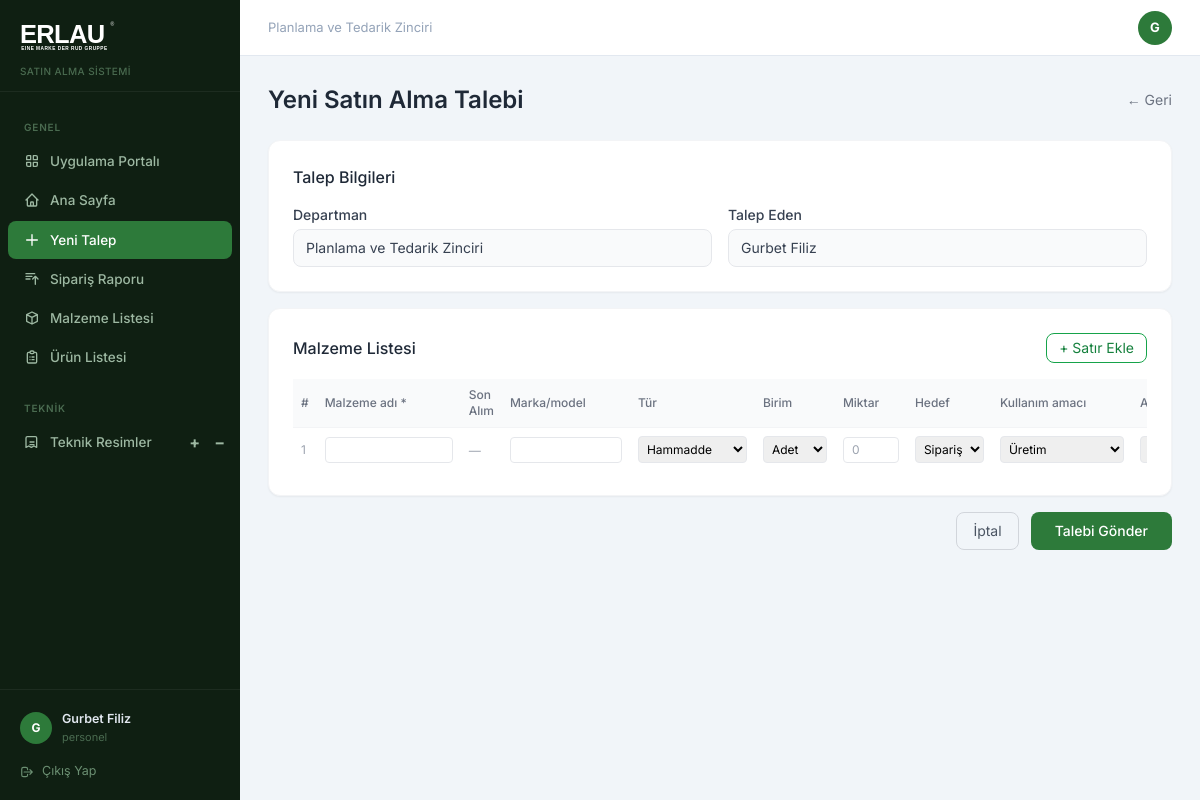
Screenshot of /talep/yeni (signed in) with the database file from the repository.
### app/models.py (models this page shows)
class User(db.Model, UserMixin):
    id = db.Column(db.Integer, primary_key=True)
    name = db.Column(db.String(100), nullable=False)
    email = db.Column(db.String(120), unique=True, nullable=False)
    password = db.Column(db.String(200), nullable=False)
    role = db.Column(db.String(20), default='personel')
    department_id = db.Column(db.Integer, db.ForeignKey('department.id'), index=True)
    created_at = db.Column(db.DateTime, default=datetime.utcnow, index=True)
    is_active = db.Column(db.Boolean, default=True)
    unvan = db.Column(db.String(100))
    telefon = db.Column(db.String(20))
    dogum_tarihi = db.Column(db.Date)
    unvan_pdf_goster = db.Column(db.Boolean, default=False)
    son_giris = db.Column(db.DateTime)
    sifre_degisim_tarihi = db.Column(db.DateTime)
    tablet_pin = db.Column(db.String(6))
    bildirim_email = db.Column(db.Boolean, default=True)
    teknik_resim_yetki = db.Column(db.Boolean, default=False)
    liste_yetki = db.Column(db.Boolean, default=False)
    talepler = db.relationship('TalepFormu', backref='talep_eden', lazy=True)

class Department(db.Model):
    id = db.Column(db.Integer, primary_key=True)
    name = db.Column(db.String(100), nullable=False, unique=True)
    users = db.relationship('User', backref='department', lazy=True)

### app/routes.py (the view, shortened to what this page needs)
@main.route('/talep/yeni', methods=['GET', 'POST'])
@login_required
def yeni_talep():
    return render_template('yeni_talep.html')

### app/models.py (called while the page is built)
@login_manager.user_loader
def load_user(user_id):
    return User.query.get(int(user_id))

### app/templates/yeni_talep.html (shortened to what this page needs)
{% extends 'base.html' %}
{% block content %}
<div class="flex items-center justify-between mb-6">
  <h1 class="text-2xl font-semibold text-gray-800">Yeni Satın Alma Talebi</h1>
  <a href="{{ url_for('main.dashboard') }}" class="text-sm text-gray-500 hover:underline">← Geri</a>
</div>
<form method="POST" id="talep-form">
  <div class="bg-white rounded-xl border border-gray-100 shadow-sm p-6 mb-4">
    <h2 class="font-medium text-gray-800 mb-4">Talep Bilgileri</h2>
    <div class="grid grid-cols-1 md:grid-cols-2 gap-4">
      <div>
        <label class="block text-sm font-medium text-gray-700 mb-1">Departman</label>
        <p class="w-full border border-gray-200 bg-gray-50 rounded-lg px-3 py-2 text-sm text-gray-700">
          {{ current_user.department.name if current_user.department else '-' }}
        </p>
      </div>
      <div>
        <label class="block text-sm font-medium text-gray-700 mb-1">Talep Eden</label>
        <p class="w-full border border-gray-200 bg-gray-50 rounded-lg px-3 py-2 text-sm text-gray-700">
          {{ current_user.name }}
        </p>
      </div>
    </div>
  </div>
  <div class="bg-white rounded-xl border border-gray-100 shadow-sm p-6 mb-4">
    <div class="flex items-center justify-between mb-4">
      <h2 class="font-medium text-gray-800">Malzeme Listesi</h2>
      <button type="button" onclick="satirEkle()"
        class="text-sm border border-green-600 text-green-700 px-3 py-1 rounded-lg hover:bg-green-50">
        + Satır Ekle
      </button>
    </div>
    <div class="overflow-x-auto">
      <table class="w-full text-sm" id="malzeme-table">
        <thead class="bg-gray-50">
          <tr>
            <th class="px-2 py-2 text-left text-xs font-medium text-gray-500">#</th>
            <th class="px-2 py-2 text-left text-xs font-medium text-gray-500">Malzeme adı *</th>
            <th class="px-2 py-2 text-left text-xs font-medium text-gray-500 text-blue-600">Son Alım</th>
            <th class="px-2 py-2 text-left text-xs font-medium text-gray-500">Marka/model</th>
            <th class="px-2 py-2 text-left text-xs font-medium text-gray-500">Tür</th>
            <th class="px-2 py-2 text-left text-xs font-medium text-gray-500">Birim</th>
            <th class="px-2 py-2 text-left text-xs font-medium text-gray-500">Miktar</th>
            <th class="px-2 py-2 text-left text-xs font-medium text-gray-500">Hedef</th>
            <th class="px-2 py-2 text-left text-xs font-medium text-gray-500">Kullanım amacı</th>
            <th class="px-2 py-2 text-left text-xs font-medium text-gray-500">Alan</th>
          </tr>
        </thead>
        <tbody id="malzeme-tbody">
          <tr class="border-t border-gray-100">
            <td class="px-2 py-2 text-gray-400 text-xs">1</td>
            <td class="px-2 py-2"><input type="text" name="malzeme_adi[]" class="malzeme-adi-input w-32 border border-gray-200 rounded px-2 py-1 text-xs"></td>
            <td class="px-2 py-2 son-alim-cell"><span class="text-xs text-gray-400 italic">—</span></td>
            <td class="px-2 py-2"><input type="text" name="marka_model[]" class="w-28 border border-gray-200 rounded px-2 py-1 text-xs"></td>
            <td class="px-2 py-2"><select name="malzeme_turu[]" class="border border-gray-200 rounded px-1 py-1 text-xs"><option>Hammadde</option></select></td>
            <td class="px-2 py-2"><select name="birim[]" class="border border-gray-200 rounded px-1 py-1 text-xs"><option>Adet</option></select></td>
            <td class="px-2 py-2"><input type="number" name="miktar[]" class="w-14 border border-gray-200 rounded px-2 py-1 text-xs" placeholder="0"></td>
            <td class="px-2 py-2"><select name="hedef[]" class="border border-gray-200 rounded px-1 py-1 text-xs"><option value="siparis">Sipariş</option><option value="stok">Stok</option><option value="proje">Proje</option></select></td>
            <td class="px-2 py-2"><select name="kullanim_amaci[]" class="border border-gray-200 rounded px-1 py-1 text-xs"><option>Üretim</option></select></td>
            <td class="px-2 py-2"><select name="kullanilan_alan[]" class="border border-gray-200 rounded px-1 py-1 text-xs"><option value="FA">FA</option></select></td>
          </tr>
        </tbody>
      </table>
    </div>
  </div>
  <div class="flex justify-end gap-3">
    <a href="{{ url_for('main.dashboard') }}" class="px-4 py-2 border border-gray-300 rounded-lg text-sm text-gray-600 hover:bg-gray-50">İptal</a>
    <button type="submit" class="erlau-green text-white px-6 py-2 rounded-lg text-sm font-medium hover:opacity-90">Talebi Gönder</button>
  </div>
</form>
{% endblock %}

### app/templates/base.html (shortened to what this page needs)
<!DOCTYPE html>
<html lang="tr">
<head>
<script src="https://cdn.tailwindcss.com"></script>
</head>
<body>
{% if current_user.is_authenticated %}
<div style="display:flex">
  <aside class="sidebar" style="position:sticky;top:0;height:100vh;overflow-y:auto;display:flex;flex-direction:column">
    <div style="padding:20px 20px 12px;border-bottom:1px solid rgba(255,255,255,.06)">
      <a href="{{ url_for('auth.portal') }}" style="display:inline-block">
        <img src="{{ url_for('static', filename='logo.svg') }}" alt="Erlau" style="height:32px;filter:brightness(0) invert(1)">
      </a>
      <p style="font-size:10px;color:#4a6b50;margin-top:6px;font-weight:500;letter-spacing:.04em">SATIN ALMA SİSTEMİ</p>
    </div>
    <nav style="padding:12px 0;flex:1">
      <div class="sidebar-section">Genel</div>
      <a href="{{ url_for('auth.portal') }}" class="sidebar-link {% if request.endpoint == 'auth.portal' %}active{% endif %}">
        <svg fill="none" stroke="currentColor" viewBox="0 0 24 24"><path stroke-linecap="round" stroke-linejoin="round" stroke-width="2" d="M4 6a2 2 0 012-2h4v6H4V6zm10-2h4a2 2 0 012 2v4h-6V4zM4 14h6v6H6a2 2 0 01-2-2v-4zm10 0h6v4a2 2 0 01-2 2h-4v-6z"/></svg>
        Uygulama Portalı
      </a>
      <a href="{{ url_for('main.dashboard') }}" class="sidebar-link {% if request.endpoint == 'main.dashboard' %}active{% endif %}">
        <svg fill="none" stroke="currentColor" viewBox="0 0 24 24"><path stroke-linecap="round" stroke-linejoin="round" stroke-width="2" d="M3 12l2-2m0 0l7-7 7 7M5 10v10a1 1 0 001 1h3m10-11l2 2m-2-2v10a1 1 0 01-1 1h-3m-6 0a1 1 0 001-1v-4a1 1 0 011-1h2a1 1 0 011 1v4a1 1 0 001 1m-6 0h6"/></svg>
        Ana Sayfa
      </a>
      <a href="{{ url_for('main.yeni_talep') }}" class="sidebar-link {% if request.endpoint == 'main.yeni_talep' %}active{% endif %}">
        <svg fill="none" stroke="currentColor" viewBox="0 0 24 24"><path stroke-linecap="round" stroke-linejoin="round" stroke-width="2" d="M12 4v16m8-8H4"/></svg>
        Yeni Talep
      </a>
      <a href="{{ url_for('satin_alma.siparis_raporu') }}" class="sidebar-link {% if request.endpoint == 'satin_alma.siparis_raporu' %}active{% endif %}">
        <svg fill="none" stroke="currentColor" viewBox="0 0 24 24"><path stroke-linecap="round" stroke-linejoin="round" stroke-width="2" d="M3 4h13M3 8h9m-9 4h6m4 0l4-4m0 0l4 4m-4-4v12"/></svg>
        Sipariş Raporu
      </a>
      <a href="{{ url_for('admin.malzeme_listesi') }}" class="sidebar-link {% if request.endpoint == 'admin.malzeme_listesi' %}active{% endif %}">
        <svg fill="none" stroke="currentColor" viewBox="0 0 24 24"><path stroke-linecap="round" stroke-linejoin="round" stroke-width="2" d="M20 7l-8-4-8 4m16 0l-8 4m8-4v10l-8 4m0-10L4 7m8 4v10M4 7v10l8 4"/></svg>
        Malzeme Listesi
      </a>
      <a href="{{ url_for('admin.urun_listesi') }}" class="sidebar-link {% if request.endpoint == 'admin.urun_listesi' %}active{% endif %}">
        <svg fill="none" stroke="currentColor" viewBox="0 0 24 24"><path stroke-linecap="round" stroke-linejoin="round" stroke-width="2" d="M9 5H7a2 2 0 00-2 2v12a2 2 0 002 2h10a2 2 0 002-2V7a2 2 0 00-2-2h-2M9 5a2 2 0 002 2h2a2 2 0 002-2M9 5a2 2 0 012-2h2a2 2 0 012 2m-3 7h3m-3 4h3m-6-4h.01M9 16h.01"/></svg>
        Ürün Listesi
      </a>
      <div class="sidebar-section" style="margin-top:8px">Teknik</div>
      <div style="display:flex;align-items:center;margin:1px 8px;border-radius:8px;{% if 'teknik_resim' in (request.endpoint or '') %}background:#2d7a3a;{% endif %}">
        <a href="{{ url_for('teknik_resim.teknik_resim_listesi') }}" class="sidebar-link {% if 'teknik_resim' in (request.endpoint or '') %}active{% endif %}" style="flex:1;margin:0;border-radius:8px 0 0 8px">
          <svg fill="none" stroke="currentColor" viewBox="0 0 24 24"><path stroke-linecap="round" stroke-linejoin="round" stroke-width="2" d="M9 12h6m-6 4h6M7 4h10a2 2 0 012 2v14l-4-2-4 2-4-2-4 2V6a2 2 0 012-2z"/></svg>
          Teknik Resimler
        </a>
        {% if current_user.teknik_resim_yetki %}
        <a href="{{ url_for('teknik_resim.teknik_resim_listesi') }}" onclick="sessionStorage.setItem('tr_ekle','1');return true;" title="Yeni ekle"
          style="padding:7px 7px;color:#9db8a2;transition:all .15s;border-radius:0;text-decoration:none;font-size:16px;line-height:1;font-weight:700"
          onmouseover="this.style.color='#fff'" onmouseout="this.style.color='#9db8a2'">+</a>
        <a href="{{ url_for('teknik_resim.teknik_resim_listesi') }}" onclick="sessionStorage.setItem('tr_sil','1');return true;" title="Silme modu"
          style="padding:7px 7px;color:#9db8a2;transition:all .15s;border-radius:0 8px 8px 0;text-decoration:none;font-size:16px;line-height:1;font-weight:700"
          onmouseover="this.style.color='#f87171'" onmouseout="this.style.color='#9db8a2'">−</a>
        {% endif %}
      </div>
    </nav>
    <div style="padding:12px;border-top:1px solid rgba(255,255,255,.06)">
      <a href="{{ url_for('main.profil') }}" style="display:flex;align-items:center;gap:10px;padding:8px;border-radius:8px;text-decoration:none;transition:background .15s" onmouseover="this.style.background='rgba(255,255,255,.06)'" onmouseout="this.style.background='transparent'">
        <div style="width:32px;height:32px;border-radius:50%;background:#2d7a3a;display:flex;align-items:center;justify-content:center;font-size:12px;font-weight:700;color:#fff;flex-shrink:0">{{ current_user.name[:1].upper() }}</div>
        <div style="flex:1;min-width:0">
          <p style="font-size:12.5px;font-weight:600;color:#e2e8f0;white-space:nowrap;overflow:hidden;text-overflow:ellipsis">{{ current_user.name }}</p>
          <p style="font-size:11px;color:#4a6b50;white-space:nowrap;overflow:hidden;text-overflow:ellipsis">{{ current_user.unvan or current_user.role }}</p>
        </div>
      </a>
      <a href="{{ url_for('auth.logout') }}" style="display:flex;align-items:center;gap:8px;padding:7px 8px;border-radius:8px;font-size:12.5px;color:#6b8f72;text-decoration:none;transition:all .15s;margin-top:2px" onmouseover="this.style.color='#ef4444';this.style.background='rgba(239,68,68,.08)'" onmouseout="this.style.color='#6b8f72';this.style.background='transparent'">
        <svg style="width:14px;height:14px" fill="none" stroke="currentColor" viewBox="0 0 24 24"><path stroke-linecap="round" stroke-linejoin="round" stroke-width="2" d="M17 16l4-4m0 0l-4-4m4 4H7m6 4v1a3 3 0 01-3 3H6a3 3 0 01-3-3V7a3 3 0 013-3h4a3 3 0 013 3v1"/></svg>
        Çıkış Yap
      </a>
    </div>
  </aside>
  <div class="content-area">
    <div class="topbar">
      <p style="font-size:13px;color:#94a3b8">{{ current_user.department.name if current_user.department else 'Erlau' }}</p>
      <a href="{{ url_for('main.profil') }}" style="width:34px;height:34px;border-radius:50%;background:#2d7a3a;display:flex;align-items:center;justify-content:center;font-size:13px;font-weight:700;color:#fff;text-decoration:none">{{ current_user.name[:1].upper() }}</a>
    </div>
    <div class="page-content">
{% endif %}
{% block content %}{% endblock %}
{% if current_user.is_authenticated %}
    </div>
  </div>
</div>
{% else %}
</div>
{% endif %}
</body>
</html>

### app/templates/base.html (style rules this page uses)
* { font-family: 'Inter', sans-serif; }
.sidebar { background: #0f1f12; min-height: 100vh; width: 240px; flex-shrink: 0; }
.sidebar-link { display: flex; align-items: center; gap: 10px; padding: 9px 16px; border-radius: 8px; font-size: 13.5px; font-weight: 500; color: #9db8a2; transition: all .15s; margin: 1px 8px; text-decoration: none; }
.sidebar-link.active { background: #2d7a3a; color: #fff; }
.sidebar-link svg { width: 16px; height: 16px; flex-shrink: 0; }
.sidebar-section { font-size: 10px; font-weight: 600; color: #4a6b50; text-transform: uppercase; letter-spacing: .08em; padding: 16px 24px 6px; }
.content-area { flex: 1; background: #f1f5f9; min-height: 100vh; overflow-x: hidden; }
.topbar { background: #fff; border-bottom: 1px solid #e2e8f0; padding: 0 28px; height: 56px; display: flex; align-items: center; justify-content: space-between; position: sticky; top: 0; z-index: 10; }
.erlau-green { background-color: #2d7a3a !important; }
.page-content { padding: 28px; }

### rows the page displays
User: name "G", name "Gurbet Filiz", unvan+role "personel"
Department: department "Planlama ve Tedarik Zinciri"
